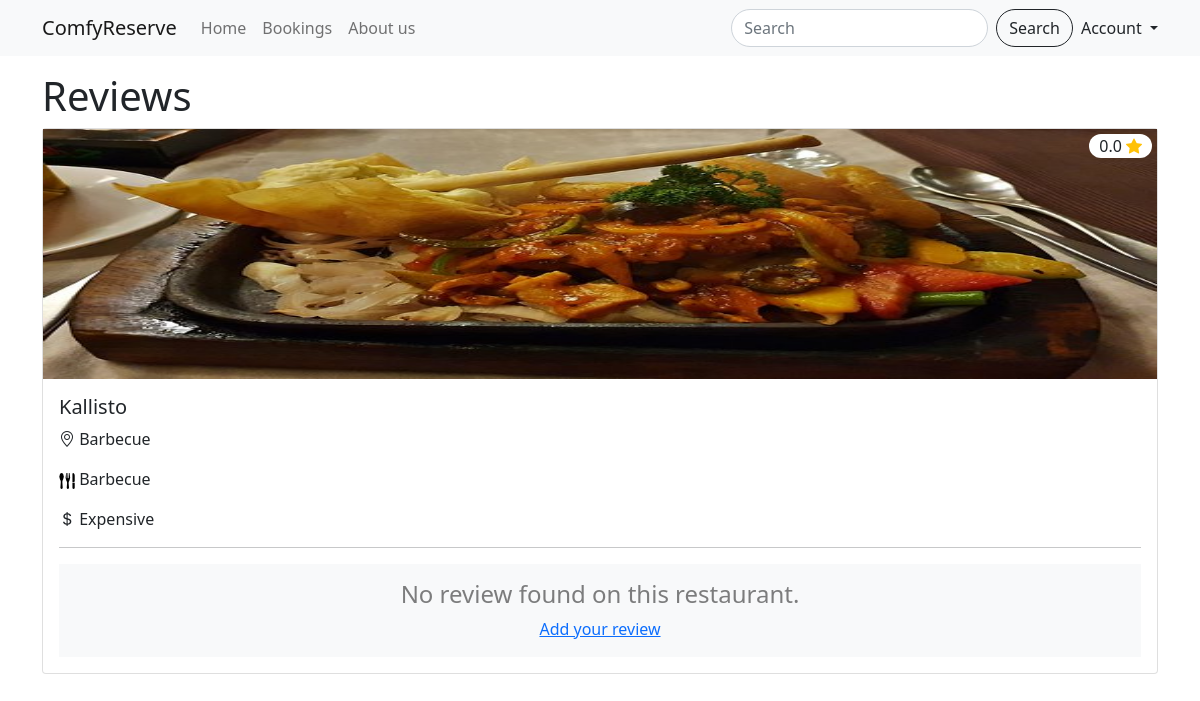
Screenshot of /reviews.php?id=6 with the database file from the repository.
### tables this page shows
CREATE TABLE `restaurants` (
  `id` int NOT NULL AUTO_INCREMENT,
  `name` varchar(255) DEFAULT NULL,
  `location` varchar(255) DEFAULT NULL,
  `cuisine` varchar(255) DEFAULT NULL,
  `price_range` enum('cheap','moderate','expensive') DEFAULT NULL,
  `menu` text,
  `photos` text,
  PRIMARY KEY (`id`)
);

### inc/db/connection.php (called while the page is built, shortened)
<?php
$servername = "localhost";
$username = "root";
$password = "";
$dbname = "restaurantms";
$conn = new mysqli($servername, $username, $password,$dbname);
function __select($sql){
  global $conn;
  $result = $conn->query($sql);
  if($result&&$result->num_rows>0){
    $rows = [];
    while($row=$result->fetch_assoc()){
      $rows[]= $row;
    }
    return $rows;
  }
  return [];
}

### reviews.php (the view, shortened to what this page needs)
<!DOCTYPE html>
<html lang="en">
<head>
    <?php include_once "inc/shared/head.php"; ?>
    <?php include_once "inc/shared/navbar.php";
    $id = null;
    if (isset($_GET["id"])) {
        $id = $_GET["id"];
    }
    $user = null;
    ?>
</head>
<body>
    <div class="container">
        <div class="row mt-3">
            <h1>Reviews</h1>
            <?php
            include_once "inc/db/connection.php";
            $sql = "select *,(select image from restaurant_images where restaurant_id = restaurants.id limit 1) as image from restaurants where id = $id";
            $restaurants = __select($sql);
            if (sizeof($restaurants) > 0) {
                for ($i = 0; $i < sizeof($restaurants); $i++) {
                    $row = $restaurants[$i];
                    ?>
                    <div class="col-md-12 mb-3">
                        <div class="card position-ralative">
                            <div class="rating-container position-absolute">
                            <div class="rating">
                                    <?php $ratingSql = "select ifnull(ROUND(ifnull(sum(rating),0)/count(rating),1),0) as rating from reviews where restaurant_id = ".$row["id"];
                                        $rating = 0;
                                        $result = __select($ratingSql);
                                        if(sizeof($result)>0){
                                            $rating = $result[0]["rating"];
                                        }
                                    ?>
                                    <span><?=$rating?></span>
                                    <i class="bi bi-star-fill text-warning"></i>
                                </div>
                            </div>
                            <div class="card-img-top" style="max-height: 250px;">
                                <img src="<?=$row["image"]?>"
                                    alt="" style="max-height: 250px;width: 100%;">
                            </div>
                            <div class="card-body">
                                <h5 class="card-title">
                                    <?= $row["name"]; ?>
                                </h5>
                                <p class="card-text">
                                    <i class="bi bi-geo-alt"></i>
                                    <span>
                                        <?= $row["location"]; ?>
                                    </span>
                                </p>
                                <p>
                                    <img src="assets/img/cutlery.png" alt="">
                                    <span>
                                        <?= $row["cuisine"]; ?>
                                    </span>
                                </p>
                                <p>
                                    <i class="bi bi-currency-dollar"></i>
                                    <span class="text-capitalize">
                                        <?= $row["price_range"]; ?>
                                    </span>
                                </p>
                                <hr>
                                <?php $sql1 = "select t1.id, t1.user_id, t1.rating,t1.comments,t2.name,t2.email from reviews t1 join users t2 on t1.user_id = t2.id where restaurant_id = ".$row["id"]; ?>
                                <?php $reviews = __select($sql1);?>
                                <?php if(sizeof($reviews)>0){
                                    ?><h3>Reviews and comments</h3><?php
                                    for ($j=0; $j < sizeof($reviews); $j++) {
                                        $row1 = $reviews[$j];
                                        ?>
                                        <div class="comment-container position-ralative">
                                            <?php if($isLoggedIn && $user["id"]==$row1["user_id"] || $isLoggedIn&&$user["role"]=='admin'):?>
                                            <div class="position-absolute" style="right:20px">
                                                <ul class="d-flex list-unstyled">
                                                    <li class="me-2">
                                                        <a href="#" onclick="getReviews('<?=$row1["id"]?>')" class="text-info">
                                                            <i class="bi bi-pencil"></i>
                                                        </a>
                                                    </li>
                                                    <li>
                                                        <a onclick="return delConfirm()" href="actions/reviews/delete.action.php?id=<?=$row1["id"]?>" class="text-danger">
                                                            <i class="bi bi-trash"></i>
                                                        </a>
                                                    </li>
                                                </ul>
                                            </div>
                                            <?php endif;?>
                                            <div class="d-flex align-items-end">
                                                <img src="https://cu-sehati.com/wp-content/uploads/2020/04/avatar.png.jpg" alt="" style="height:44px;width:44px;" class="rounded-circle me-2">
                                                <h6 class="d-flex flex-column m-0">
                                                    <span class="text-capitalize"><?= $row1["name"]?></span>
                                                    <span class="text-black-50"><?= $row1["email"]?></span>
                                                </h6>
                                            </div>
                                            <p class="ps-5 mb-0">
                                                <?= $row1["comments"]?>
                                            </p>
                                        </div>
                                        <?php
                                    }
                                } else {?>
                                <div class="bg-light no-comment-found p-3 text-center">
                                <h4 class="text-black-50">No review found on this restaurant.</h4>
                                    <a href="reviews.php?id=<?=$row["id"]?>">Add your review</a>
                                </div>
                                <?php }?>
                            </div>
                        </div>
                    </div>
                <?php }
            } ?>
        </div>
    </div>
</body>
</html>

### assets/css/style.css (style rules this page uses)
.rating-container { right: 5px; top: 5px; }
.rating-container .rating { height: 24px; background: white; text-align: center; border-radius: 35px; padding: 0 10px; }

### rows the page displays
restaurants: rating "0.0", name "Kallisto", location "Barbecue", cuisine "Barbecue", price_range "Expensive"
